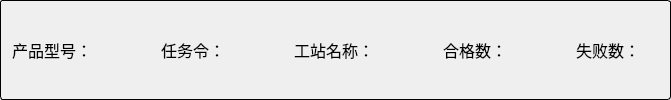
           <widget class="QGroupBox" name="groupBox_head">
            <property name="sizePolicy">
             <sizepolicy hsizetype="Preferred" vsizetype="Maximum">
              <horstretch>0</horstretch>
              <verstretch>0</verstretch>
             </sizepolicy>
            </property>
            <property name="styleSheet">
             <string notr="true">QGroupBox {
    font: bold; 
    border: 1px solid black;
    border-radius: 3px;
    margin-top: 0px;
}
QGroupBox::title {
    subcontrol-origin:  margin;
    subcontrol-position: top left;    // for second image:  top; 
    padding: 0 2px 0 2px;
}
</string>
            </property>
            <property name="title">
             <string/>
            </property>
            <layout class="QHBoxLayout" name="horizontalLayout_13">
             <property name="spacing">
              <number>10</number>
             </property>
             <item>
              <widget class="QLabel" name="label_model">
               <property name="font">
                <font>
                 <family>Microsoft YaHei</family>
                 <pointsize>12</pointsize>
                </font>
               </property>
               <property name="text">
                <string>产品型号：</string>
               </property>
              </widget>
             </item>
             <item>
              <widget class="QLabel" name="label_model_input">
               <property name="font">
                <font>
                 <family>Microsoft YaHei</family>
                 <pointsize>12</pointsize>
                </font>
               </property>
               <property name="text">
                <string/>
               </property>
              </widget>
             </item>
             <item>
              <spacer name="horizontalSpacer_8">
               <property name="orientation">
                <enum>Qt::Horizontal</enum>
               </property>
               <property name="sizeHint" stdset="0">
                <size>
                 <width>40</width>
                 <height>20</height>
                </size>
               </property>
              </spacer>
             </item>
             <item>
              <widget class="QLabel" name="label_taskPw">
               <property name="font">
                <font>
                 <family>Microsoft YaHei</family>
                 <pointsize>12</pointsize>
                </font>
               </property>
               <property name="text">
                <string>任务令：</string>
               </property>
              </widget>
             </item>
             <item>
              <widget class="QLabel" name="label_taskPw_input">
               <property name="font">
                <font>
                 <family>Microsoft YaHei</family>
                 <pointsize>12</pointsize>
                </font>
               </property>
               <property name="text">
                <string/>
               </property>
              </widget>
             </item>
             <item>
              <spacer name="horizontalSpacer_9">
               <property name="orientation">
                <enum>Qt::Horizontal</enum>
               </property>
               <property name="sizeHint" stdset="0">
                <size>
                 <width>40</width>
                 <height>20</height>
                </size>
               </property>
              </spacer>
             </item>
             <item>
              <widget class="QLabel" name="label_stationName">
               <property name="font">
                <font>
                 <family>Microsoft YaHei</family>
                 <pointsize>12</pointsize>
                </font>
               </property>
               <property name="text">
                <string>工站名称：</string>
               </property>
              </widget>
             </item>
             <item>
              <widget class="QLabel" name="label_stationName_input">
               <property name="font">
                <font>
                 <family>Microsoft YaHei</family>
                 <pointsize>12</pointsize>
                </font>
               </property>
               <property name="text">
                <string/>
               </property>
              </widget>
             </item>
             <item>
              <spacer name="horizontalSpacer_10">
               <property name="orientation">
                <enum>Qt::Horizontal</enum>
               </property>
               <property name="sizeHint" stdset="0">
                <size>
                 <width>40</width>
                 <height>20</height>
                </size>
               </property>
              </spacer>
             </item>
             <item>
              <widget class="QLabel" name="label_successNum">
               <property name="font">
                <font>
                 <family>Microsoft YaHei</family>
                 <pointsize>12</pointsize>
                </font>
               </property>
               <property name="text">
                <string>合格数：</string>
               </property>
              </widget>
             </item>
             <item>
              <widget class="QLabel" name="label_successNum_input">
               <property name="font">
                <font>
                 <family>Microsoft YaHei</family>
                 <pointsize>12</pointsize>
                </font>
               </property>
               <property name="text">
                <string/>
               </property>
              </widget>
             </item>
             <item>
              <spacer name="horizontalSpacer_11">
               <property name="orientation">
                <enum>Qt::Horizontal</enum>
               </property>
               <property name="sizeHint" stdset="0">
                <size>
                 <width>40</width>
                 <height>20</height>
                </size>
               </property>
              </spacer>
             </item>
             <item>
              <widget class="QLabel" name="label_failNum">
               <property name="font">
                <font>
                 <family>Microsoft YaHei</family>
                 <pointsize>12</pointsize>
                </font>
               </property>
               <property name="text">
                <string>失败数：</string>
               </property>
              </widget>
             </item>
             <item>
              <widget class="QLabel" name="label_failNum_input">
               <property name="font">
                <font>
                 <family>Microsoft YaHei</family>
                 <pointsize>12</pointsize>
                </font>
               </property>
               <property name="text">
                <string/>
               </property>
              </widget>
             </item>
            </layout>
           </widget>
